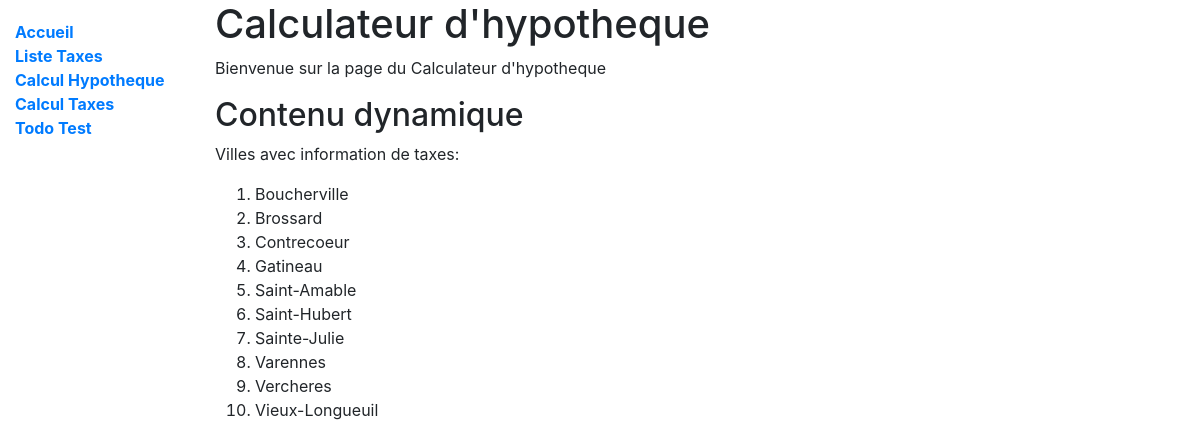
The app's page /index/ with its own data.
### mortgage_calculator/models.py (models this page shows)
class CityTaxes(models.Model):
    city_name = models.TextField()
    city_taxe = models.DecimalField(max_digits=6, decimal_places=5)
    city_school_taxe = models.DecimalField(max_digits=6, decimal_places=5)

### mortgage_calculator/views.py (the view)
# urls.py: path('index/', index, name='index'),
def index(request):
    all_cities = CityTaxes.objects.order_by('city_name')
    context = {
        'all_cities' : all_cities
    }
    return render(request, 'index.html', context)

### templates/index.html
{% extends "base.html" %}
{% block content %}
<h1>Calculateur d'hypotheque</h1>
<p>Bienvenue sur la page du Calculateur d'hypotheque</p>
<h2>Contenu dynamique</h2>
<p>Villes avec information de taxes:</p>
<ol>
    {% for cities_taxes in all_cities %}
    <li>{{ cities_taxes.city_name }}</li>
    {% endfor %}
</ol>
{% endblock %}

### records on screen
CityTaxes: city_name "Boucherville"
CityTaxes: city_name "Brossard"
CityTaxes: city_name "Contrecoeur"
CityTaxes: city_name "Gatineau"
CityTaxes: city_name "Saint-Amable"
CityTaxes: city_name "Saint-Hubert"
CityTaxes: city_name "Sainte-Julie"
CityTaxes: city_name "Varennes"
CityTaxes: city_name "Vercheres"
CityTaxes: city_name "Vieux-Longueuil"
